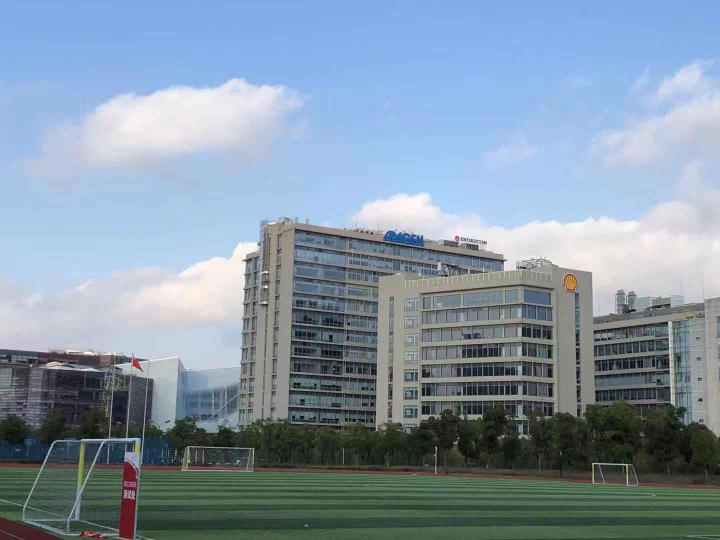
%> input picture image/2_1.jpeg, 1440 x 1080 px (shown at 1/2 size)
$ octave main.m   (GNU Octave 9; MATLAB toolbox functions it lacks are replaced by stand-ins)
%> lines starting %> are read from the running program, lines starting %| are printed output that depends on the picture
clear all;
% Set up VLfeat Toolbox here.

run('./vlfeat-0.9.21/toolbox/vl_setup');
%> (this line was passed over: vl_setup is not available in this run)

% Read in the images that you want to stitch together.
% Better to transform RGB images into gray scale images. vl_sift requires 'single' type.
disp('reading img');

image1=imread('./image/2_1.jpeg');
%> image1 is the input picture: size 1080x1440x3 uint8; mean R, G, B 132, 149.7, 165.8
image2=imread('./image/2_2.jpeg');
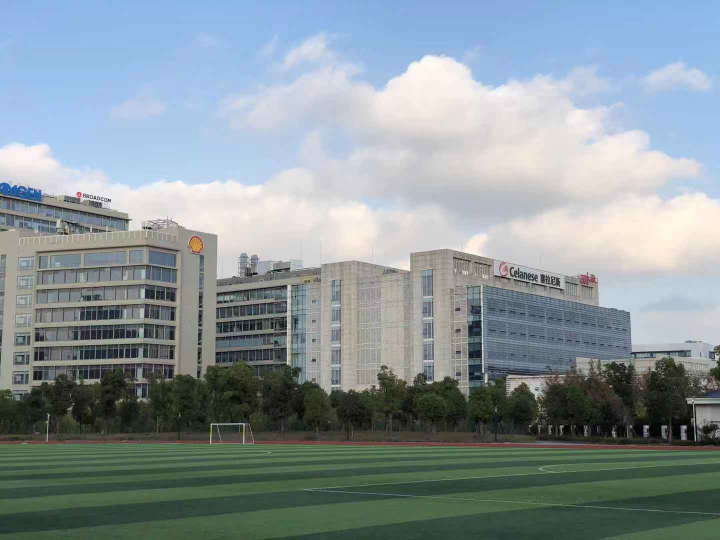
%> input picture image/2_2.jpeg, 1440 x 1080 px (shown at 1/2 size)
%> image2 is the input picture: size 1080x1440x3 uint8; mean R, G, B 136.8, 149.1, 153.4
image3=imread('./image/2_3.jpeg');
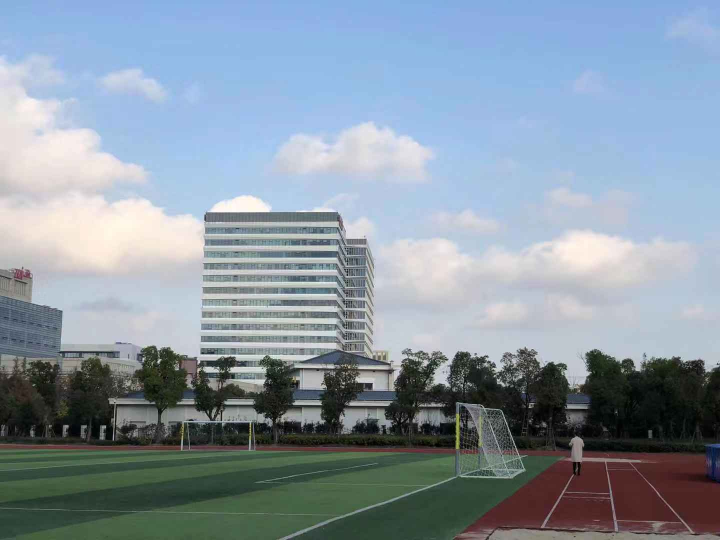
%> input picture image/2_3.jpeg, 1440 x 1080 px (shown at 1/2 size)
%> image3 is the input picture: size 1080x1440x3 uint8; mean R, G, B 136.6, 150.6, 162.8
% Obtaininig SIFT Correspondences by VLfeat tool box.
% Btw, what's the meaning of the outputs?
% keep track of feature points coordinates.
disp('Obtaininig SIFT Correspondences');
image11=single(rgb2gray(image1));
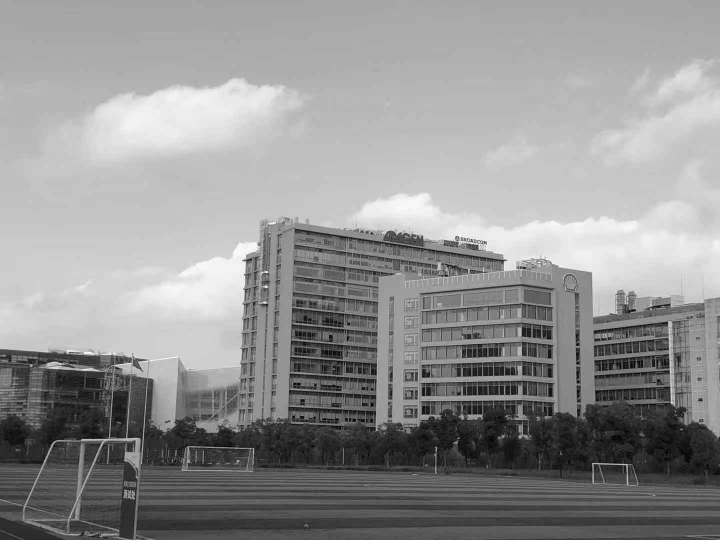
%> image11: size 1080x1440 single (shown at 1/2 size); min 0, max 255, mean 146.2
image22=single(rgb2gray(image2));
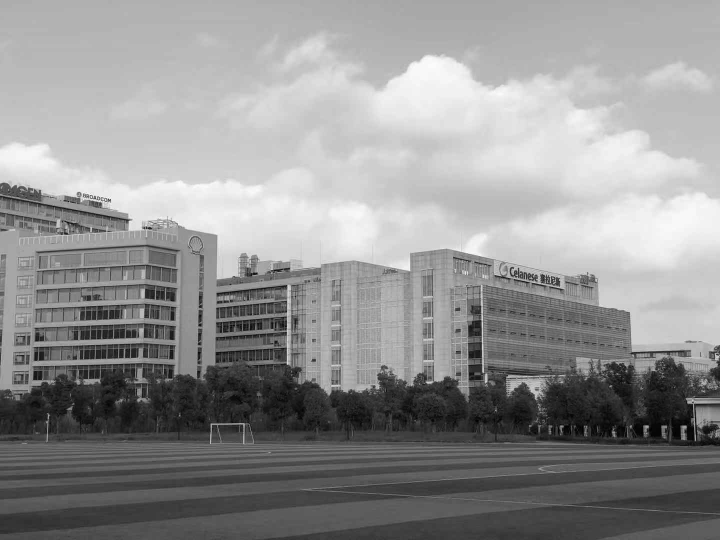
%> image22: size 1080x1440 single (shown at 1/2 size); min 0, max 255, mean 145.9
image33=single(rgb2gray(image3));
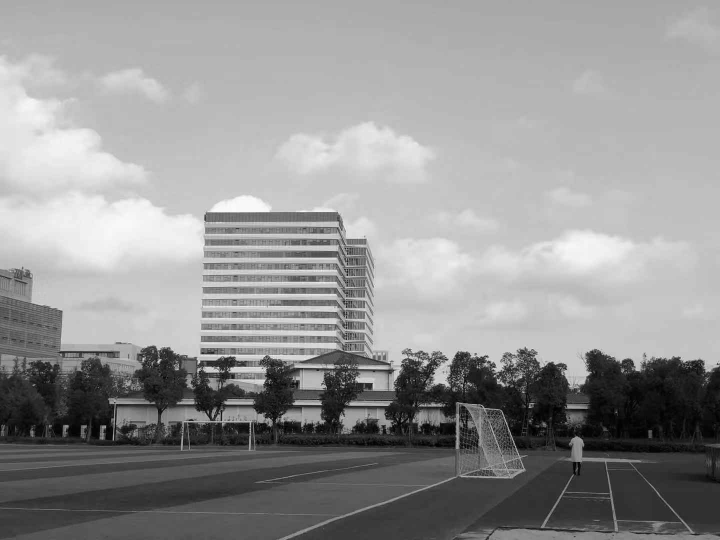
%> image33: size 1080x1440 single (shown at 1/2 size); min 0, max 253, mean 147.8


%> (the run ends here)
